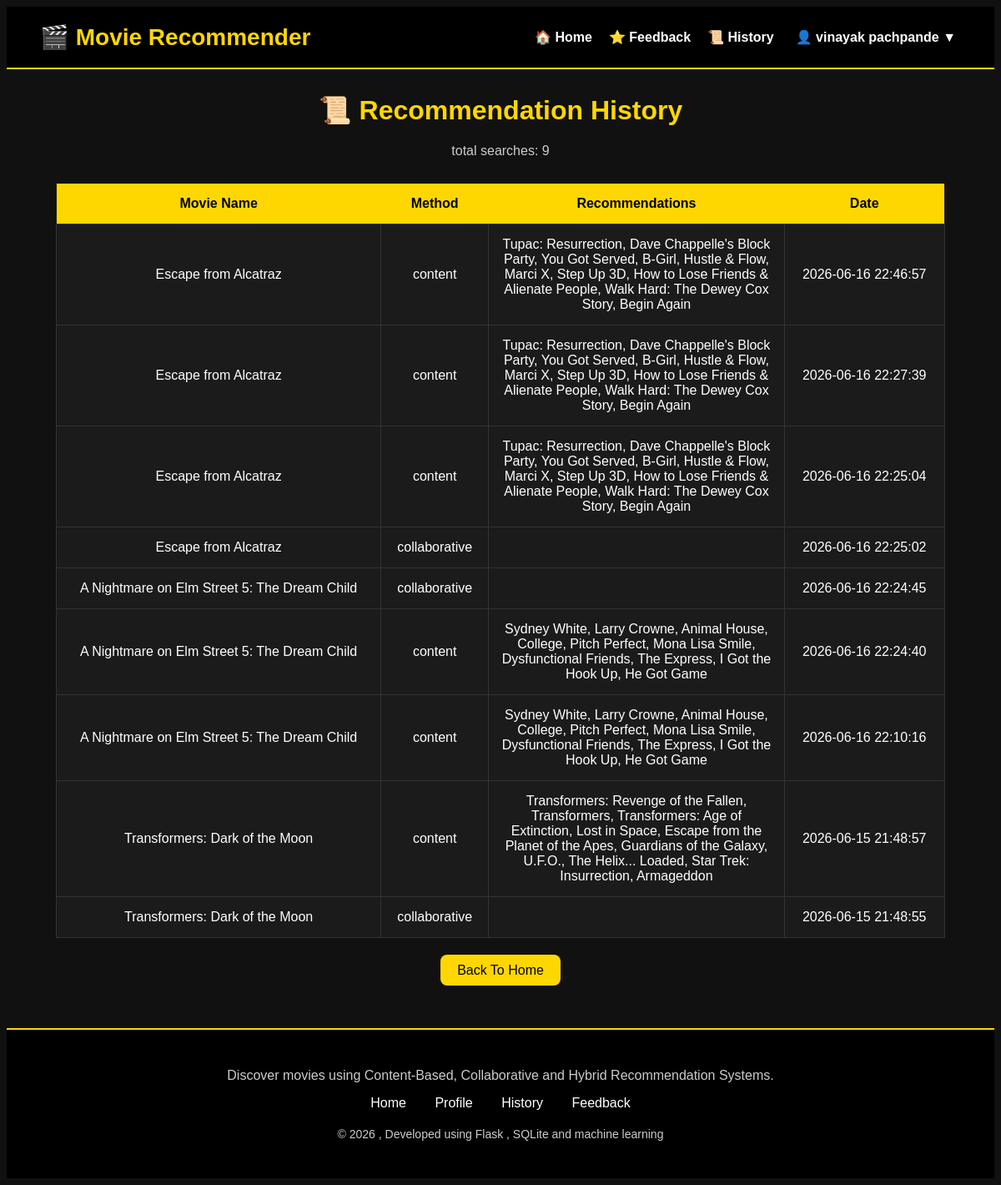
Screenshot of /history (signed in) with the database file from the repository.
### tables this page shows
CREATE TABLE history (
    id INTEGER PRIMARY KEY AUTOINCREMENT,
    user_id INTEGER,
    movie_name TEXT,
    recommended_movies TEXT,
    search_date TIMESTAMP DEFAULT CURRENT_TIMESTAMP
, method TEXT);

### app.py (the view)
@app.route('/history')
def history():
    if 'user_id' not in session:
        return redirect('/login')
    import sqlite3
    conn = sqlite3.connect(
        'database/movie_recommendation.db'
    )
    cursor = conn.cursor()
    cursor.execute("""
        SELECT movie_name,
                method,
                recommended_movies,
                search_date
            FROM history
            WHERE user_id = ?
            ORDER BY id DESC
        """,
        (session['user_id'],)
    )
    history_data = cursor.fetchall()
    conn.close()
    return render_template(
        'history.html',
        history_data=history_data
    )

### templates/history.html (shortened to what this page needs)
<!DOCTYPE html>
<html>
<head>
</head>
<body>
    {% include 'navbar.html' %}
    <h1>📜 Recommendation History</h1>
    <p style="text-align: center;color: #ccc;">
        total searches: {{ history_data|length }}
    </p>
    <table>
        <tr>
            <th>Movie Name</th>
            <th>Method</th>
            <th>Recommendations</th>
            <th>Date</th>
        </tr>
        {% for row in history_data %}
        <tr>
            <td>{{ row[0] }}</td>
            <td>{{ row[1] }}</td>
            <td style="max-width: 300px;">
                {{ row[2] }}
            </td>
            <td>{{ row[3] }}</td>
        </tr>
        {% endfor %}
    </table>
    <div class="back">
        <a href="/">
            Back To Home
        </a>
    </div>
    {% include 'footer.html' %}
</body>
</html>

### templates/history.html (style rules this page uses)
body { background:#111; color:white; font-family:Arial; }
h1 { text-align:center; color:gold; margin-top:30px; }
table { width:90%; margin:30px auto; border-collapse:collapse; background:#1b1b1b; }
th { background:gold; color:black; padding:15px; }
td { padding:15px; text-align:center; border:1px solid #333; }
.back { text-align:center; margin-top:30px; }
.back a { background:gold; color:black; text-decoration:none; padding:10px 20px; border-radius:8px; }

### rows the page displays
history: movie_name "Escape from Alcatraz", method "content", recommended_movies "Tupac: Resurrection, Dave Chappelle's Block Party, You Got Served, B-Girl, Hustle & Flow, Marci X, Step Up 3D, How to Lose Friends & Alienate People, Walk Hard: The Dewey Cox Story, Begin Again", search_date "2026-06-16 22:46:57"
history: movie_name "Escape from Alcatraz", method "content", recommended_movies "Tupac: Resurrection, Dave Chappelle's Block Party, You Got Served, B-Girl, Hustle & Flow, Marci X, Step Up 3D, How to Lose Friends & Alienate People, Walk Hard: The Dewey Cox Story, Begin Again", search_date "2026-06-16 22:27:39"
history: movie_name "Escape from Alcatraz", method "content", recommended_movies "Tupac: Resurrection, Dave Chappelle's Block Party, You Got Served, B-Girl, Hustle & Flow, Marci X, Step Up 3D, How to Lose Friends & Alienate People, Walk Hard: The Dewey Cox Story, Begin Again", search_date "2026-06-16 22:25:04"
history: movie_name "Escape from Alcatraz", method "collaborative", search_date "2026-06-16 22:25:02"
history: movie_name "A Nightmare on Elm Street 5: The Dream Child", method "collaborative", search_date "2026-06-16 22:24:45"
history: movie_name "A Nightmare on Elm Street 5: The Dream Child", method "content", recommended_movies "Sydney White, Larry Crowne, Animal House, College, Pitch Perfect, Mona Lisa Smile, Dysfunctional Friends, The Express, I Got the Hook Up, He Got Game", search_date "2026-06-16 22:24:40"
history: movie_name "A Nightmare on Elm Street 5: The Dream Child", method "content", recommended_movies "Sydney White, Larry Crowne, Animal House, College, Pitch Perfect, Mona Lisa Smile, Dysfunctional Friends, The Express, I Got the Hook Up, He Got Game", search_date "2026-06-16 22:10:16"
history: movie_name "Transformers: Dark of the Moon", method "content", recommended_movies "Transformers: Revenge of the Fallen, Transformers, Transformers: Age of Extinction, Lost in Space, Escape from the Planet of the Apes, Guardians of the Galaxy, U.F.O., The Helix... Loaded, Star Trek: Insurrection, Armageddon", search_date "2026-06-15 21:48:57"
history: movie_name "Transformers: Dark of the Moon", method "collaborative", search_date "2026-06-15 21:48:55"

### other values shown
{{ session['username'] }} "vinayak pachpande"
{{ history_data|length }} "9"
